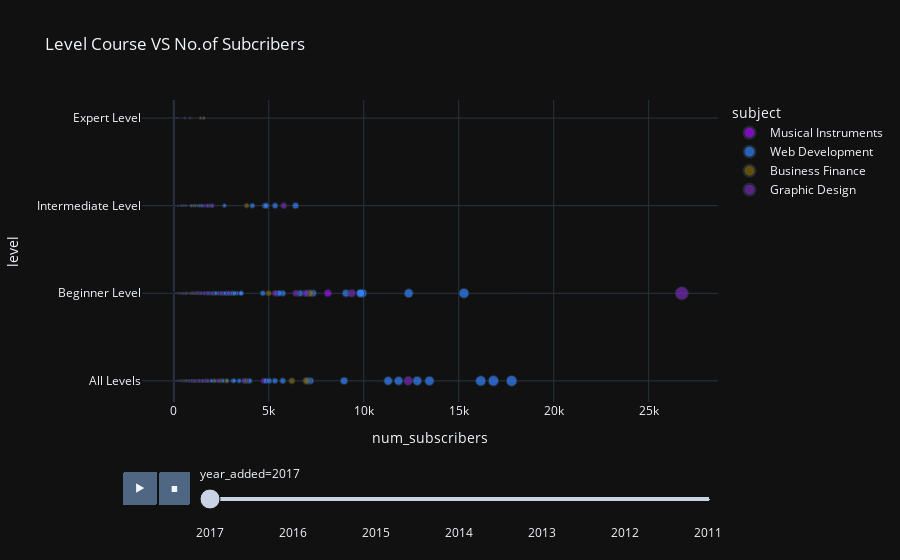

The cell this chart's notebook holds for it:
### Markdown cell above
=> All Level, Beginner, Intermediate tăng dân từ 2011 -> 2016 và giảm dần trong năm 2017.
Expert Level có sự gia tăng quá nhiều.

### Code cell
#Biểu đồ thể hiện mối quan hệ giữa level Course và Số lượt người đăng ký
_data2 = _data.sort_values('year_added', ascending= False)
px.scatter(_data2, x = 'num_subscribers', y = 'level', size = 'num_subscribers', hover_name = 'subject', color = 'subject', 
           color_discrete_sequence=px.colors.qualitative.Alphabet, template = 'plotly_dark',
           animation_frame = 'year_added', title = 'Level Course VS No.of Subcribers')

### Figure 1 — Plotly figure (JSON) as saved in the notebook; plotly's stock layout.template omitted (floating-point values rounded to 4 significant figures; data arrays with more than 128 entries replaced by an {"elided": "..."} marker saying what was removed)
{"data": [{"hovertemplate": "<b>%{hovertext}</b><br><br>subject=Musical Instruments<br>year_added=2017<br>num_subscribers=%{marker.size}<br>level=%{y}<extra></extra>", "hovertext": ["Musical Instruments", "Musical Instruments", "Musical Instruments", "Musical Instruments", "Musical Instruments", "Musical Instruments", "Musical Instruments", "Musical Instruments", "Musical Instruments", "Musical Instruments", "Musical Instruments", "Musical Instruments", "Musical Instruments", "Musical Instruments", "Musical Instruments", "Musical Instruments", "Musical Instruments", "Musical Instruments", "Musical Instruments", "Musical Instruments", "Musical Instruments", "Musical Instruments", "Musical Instruments", "Musical Instruments", "Musical Instruments", "Musical Instruments", "Musical Instruments", "Musical Instruments", "Musical Instruments", "Musical Instruments", "Musical Instruments", "Musical Instruments", "Musical Instruments", "Musical Instruments", "Musical Instruments", "Musical Instruments", "Musical Instruments", "Musical Instruments", "Musical Instruments", "Musical Instruments", "Musical Instruments", "Musical Instruments", "Musical Instruments", "Musical Instruments", "Musical Instruments", "Musical Instruments", "Musical Instruments", "Musical Instruments", "Musical Instruments", "Musical Instruments", "Musical Instruments", "Musical Instruments", "Musical Instruments", "Musical Instruments", "Musical Instruments", "Musical Instruments", "Musical Instruments", "Musical Instruments", "Musical Instruments", "Musical Instruments", "Musical Instruments", "Musical Instruments", "Musical Instruments", "Musical Instruments", "Musical Instruments", "Musical Instruments", "Musical Instruments", "Musical Instruments", "Musical Instruments", "Musical Instruments", "Musical Instruments", "Musical Instruments", "Musical Instruments", "Musical Instruments", "Musical Instruments", "Musical Instruments", "Musical Instruments", "Musical Instruments", "Musical Instruments", "Musical Instruments", "Musical Instruments", "Musical Instruments", "Musical Instruments", "Musical Instruments", "Musical Instruments", "Musical Instruments", "Musical Instruments", "Musical Instruments", "Musical Instruments", "Musical Instruments", "Musical Instruments", "Musical Instruments", "Musical Instruments", "Musical Instruments", "Musical Instruments", "Musical Instruments", "Musical Instruments", "Musical Instruments", "Musical Instruments"], "legendgroup": "Musical Instruments", "marker": {"color": "#AA0DFE", "size": [1, 52, 20, 0, 326, 31, 11, 62, 21, 0, 0, 97, 103, 4733, 1, 153, 7, 1, 104, 62, 54, 8, 24, 1674, 1987, 0, 2102, 4, 1194, 14, 12, 0, 2, 38, 25, 5, 2, 940, 850, 482, 11, 5, 1593, 117, 26, 2015, 2015, 20, 44, 2026, 0, 4, 0, 9, 2498, 0, 1, 568, 6, 1030, 2, 12, 5, 37, 452, 21, 10, 111, 0, 1152, 42, 3, 219, 3141, 4, 491, 86, 10, 5, 8113, 478, 8, 55, 73, 43, 15, 8, 31, 54, 32, 1594, 124, 103, 26, 969, 65, 82, 26, 32], "sizemode": "area", "sizeref": 304.0, "symbol": "circle"}, "mode": "markers", "name": "Musical Instruments", "orientation": "h", "showlegend": true, "type": "scatter", "x": [1, 52, 20, 0, 326, 31, 11, 62, 21, 0, 0, 97, 103, 4733, 1, 153, 7, 1, 104, 62, 54, 8, 24, 1674, 1987, 0, 2102, 4, 1194, 14, 12, 0, 2, 38, 25, 5, 2, 940, 850, 482, 11, 5, 1593, 117, 26, 2015, 2015, 20, 44, 2026, 0, 4, 0, 9, 2498, 0, 1, 568, 6, 1030, 2, 12, 5, 37, 452, 21, 10, 111, 0, 1152, 42, 3, 219, 3141, 4, 491, 86, 10, 5, 8113, 478, 8, 55, 73, 43, 15, 8, 31, 54, 32, 1594, 124, 103, 26, 969, 65, 82, 26, 32], "xaxis": "x", "y": ["All Levels", "All Levels", "Beginner Level", "All Levels", "All Levels", "Beginner Level", "All Levels", "All Levels", "Beginner Level", "All Levels", "All Levels", "Beginner Level", "All Levels", "All Levels", "Intermediate Level", "All Levels", "All Levels", "All Levels", "All Levels", "All Levels", "All Levels", "Beginner Level", "All Levels", "All Levels", "Beginner Level", "Intermediate Level", "Beginner Level", "Beginner Level", "Beginner Level", "All Levels", "Intermediate Level", "Beginner Level", "Beginner Level", "All Levels", "Beginner Level", "Beginner Level", "All Levels", "Intermediate Level", "Intermediate Level", "Intermediate Level", "Beginner Level", "Beginner Level", "Intermediate Level", "All Levels", "All Levels", "Intermediate Level", "Intermediate Level", "All Levels", "All Levels", "Intermediate Level", "Beginner Level", "Beginner Level", "All Levels", "Beginner Level", "All Levels", "All Levels", "Beginner Level", "Beginner Level", "All Levels", "Intermediate Level", "Beginner Level", "Beginner Level", "Intermediate Level", "Beginner Level", "All Levels", "Beginner Level", "All Levels", "Beginner Level", "Beginner Level", "Intermediate Level", "Intermediate Level", "Beginner Level", "Intermediate Level", "Beginner Level", "Beginner Level", "Beginner Level", "Beginner Level", "Beginner Level", "Intermediate Level", "Beginner Level", "Beginner Level", "Beginner Level", "Beginner Level", "All Levels", "All Levels", "All Levels", "All Levels", "All Levels", "All Levels", "All Levels", "Beginner Level", "Beginner Level", "Beginner Level", "Beginner Level", "Beginner Level", "Beginner Level", "Beginner Level", "Expert Level", "All Levels"], "yaxis": "y"}, {"hovertemplate": "<b>%{hovertext}</b><br><br>subject=Web Development<br>year_added=2017<br>num_subscribers=%{marker.size}<br>level=%{y}<extra></extra>", "hovertext": {"elided": "189 str values"}, "legendgroup": "Web Development", "marker": {"color": "#3283FE", "size": {"elided": "189 int values"}, "sizemode": "area", "sizeref": 304.0, "symbol": "circle"}, "mode": "markers", "name": "Web Development", "orientation": "h", "showlegend": true, "type": "scatter", "x": {"elided": "189 int values"}, "xaxis": "x", "y": {"elided": "189 str values"}, "yaxis": "y"}, {"hovertemplate": "<b>%{hovertext}</b><br><br>subject=Business Finance<br>year_added=2017<br>num_subscribers=%{marker.size}<br>level=%{y}<extra></extra>", "hovertext": {"elided": "205 str values"}, "legendgroup": "Business Finance", "marker": {"color": "#85660D", "size": {"elided": "205 int values"}, "sizemode": "area", "sizeref": 304.0, "symbol": "circle"}, "mode": "markers", "name": "Business Finance", "orientation": "h", "showlegend": true, "type": "scatter", "x": {"elided": "205 int values"}, "xaxis": "x", "y": {"elided": "205 str values"}, "yaxis": "y"}, {"hovertemplate": "<b>%{hovertext}</b><br><br>subject=Graphic Design<br>year_added=2017<br>num_subscribers=%{marker.size}<br>level=%{y}<extra></extra>", "hovertext": {"elided": "144 str values"}, "legendgroup": "Graphic Design", "marker": {"color": "#782AB6", "size": {"elided": "144 int values"}, "sizemode": "area", "sizeref": 304.0, "symbol": "circle"}, "mode": "markers", "name": "Graphic Design", "orientation": "h", "showlegend": true, "type": "scatter", "x": {"elided": "144 int values"}, "xaxis": "x", "y": {"elided": "144 str values"}, "yaxis": "y"}], "layout": {"legend": {"itemsizing": "constant", "title": {"text": "subject"}, "tracegroupgap": 0}, "sliders": [{"active": 0, "currentvalue": {"prefix": "year_added="}, "len": 0.9, "pad": {"b": 10, "t": 60}, "steps": [{"args": [["2017"], {"frame": {"duration": 0, "redraw": false}, "fromcurrent": true, "mode": "immediate", "transition": {"duration": 0, "easing": "linear"}}], "label": "2017", "method": "animate"}, {"args": [["2016"], {"frame": {"duration": 0, "redraw": false}, "fromcurrent": true, "mode": "immediate", "transition": {"duration": 0, "easing": "linear"}}], "label": "2016", "method": "animate"}, {"args": [["2015"], {"frame": {"duration": 0, "redraw": false}, "fromcurrent": true, "mode": "immediate", "transition": {"duration": 0, "easing": "linear"}}], "label": "2015", "method": "animate"}, {"args": [["2014"], {"frame": {"duration": 0, "redraw": false}, "fromcurrent": true, "mode": "immediate", "transition": {"duration": 0, "easing": "linear"}}], "label": "2014", "method": "animate"}, {"args": [["2013"], {"frame": {"duration": 0, "redraw": false}, "fromcurrent": true, "mode": "immediate", "transition": {"duration": 0, "easing": "linear"}}], "label": "2013", "method": "animate"}, {"args": [["2012"], {"frame": {"duration": 0, "redraw": false}, "fromcurrent": true, "mode": "immediate", "transition": {"duration": 0, "easing": "linear"}}], "label": "2012", "method": "animate"}, {"args": [["2011"], {"frame": {"duration": 0, "redraw": false}, "fromcurrent": true, "mode": "immediate", "transition": {"duration": 0, "easing": "linear"}}], "label": "2011", "method": "animate"}], "x": 0.1, "xanchor": "left", "y": 0, "yanchor": "top"}], "title": {"text": "Level Course VS No.of Subcribers"}, "updatemenus": [{"buttons": [{"args": [null, {"frame": {"duration": 500, "redraw": false}, "fromcurrent": true, "mode": "immediate", "transition": {"duration": 500, "easing": "linear"}}], "label": "&#9654;", "method": "animate"}, {"args": [[null], {"frame": {"duration": 0, "redraw": false}, "fromcurrent": true, "mode": "immediate", "transition": {"duration": 0, "easing": "linear"}}], "label": "&#9724;", "method": "animate"}], "direction": "left", "pad": {"r": 10, "t": 70}, "showactive": false, "type": "buttons", "x": 0.1, "xanchor": "right", "y": 0, "yanchor": "top"}], "xaxis": {"anchor": "y", "domain": [0, 1], "title": {"text": "num_subscribers"}}, "yaxis": {"anchor": "x", "domain": [0, 1], "title": {"text": "level"}}}}
